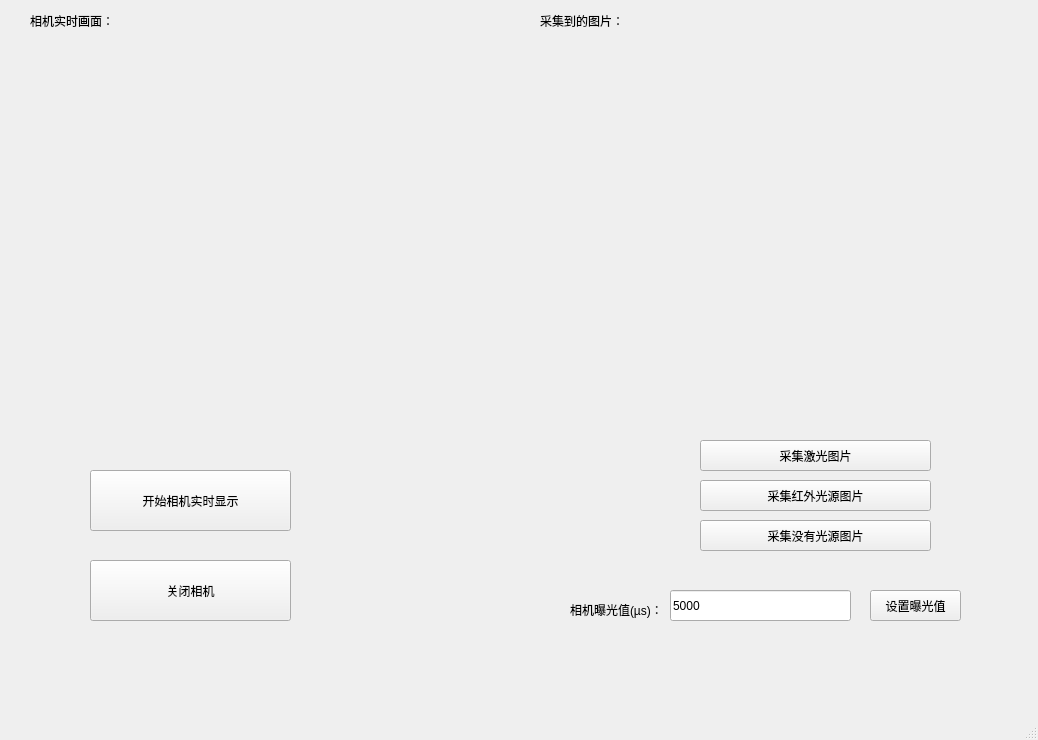
<?xml version="1.0" encoding="UTF-8"?>
<ui version="4.0">
 <class>MainWindow</class>
 <widget class="QMainWindow" name="MainWindow">
  <property name="geometry">
   <rect>
    <x>0</x>
    <y>0</y>
    <width>1038</width>
    <height>740</height>
   </rect>
  </property>
  <property name="windowTitle">
   <string>MainWindow</string>
  </property>
  <widget class="QWidget" name="centralwidget">
   <widget class="QPushButton" name="cam_realtime_btn">
    <property name="geometry">
     <rect>
      <x>90</x>
      <y>470</y>
      <width>201</width>
      <height>61</height>
     </rect>
    </property>
    <property name="text">
     <string>开始相机实时显示</string>
    </property>
   </widget>
   <widget class="QPushButton" name="cam_laser_cap_btn">
    <property name="geometry">
     <rect>
      <x>700</x>
      <y>440</y>
      <width>231</width>
      <height>31</height>
     </rect>
    </property>
    <property name="text">
     <string>采集激光图片</string>
    </property>
   </widget>
   <widget class="QLabel" name="real_time_img_win">
    <property name="geometry">
     <rect>
      <x>20</x>
      <y>50</y>
      <width>480</width>
      <height>360</height>
     </rect>
    </property>
    <property name="text">
     <string/>
    </property>
    <property name="pixmap">
     <pixmap>black.png</pixmap>
    </property>
    <property name="scaledContents">
     <bool>true</bool>
    </property>
   </widget>
   <widget class="QLabel" name="cap_img_win">
    <property name="geometry">
     <rect>
      <x>530</x>
      <y>50</y>
      <width>480</width>
      <height>360</height>
     </rect>
    </property>
    <property name="text">
     <string/>
    </property>
    <property name="pixmap">
     <pixmap>black.png</pixmap>
    </property>
    <property name="scaledContents">
     <bool>true</bool>
    </property>
   </widget>
   <widget class="QLabel" name="label_3">
    <property name="geometry">
     <rect>
      <x>30</x>
      <y>10</y>
      <width>111</width>
      <height>21</height>
     </rect>
    </property>
    <property name="text">
     <string>相机实时画面：</string>
    </property>
   </widget>
   <widget class="QLabel" name="label_4">
    <property name="geometry">
     <rect>
      <x>540</x>
      <y>10</y>
      <width>161</width>
      <height>21</height>
     </rect>
    </property>
    <property name="text">
     <string>采集到的图片：</string>
    </property>
   </widget>
   <widget class="QPushButton" name="stop_btn">
    <property name="geometry">
     <rect>
      <x>90</x>
      <y>560</y>
      <width>201</width>
      <height>61</height>
     </rect>
    </property>
    <property name="text">
     <string>关闭相机</string>
    </property>
   </widget>
   <widget class="QLineEdit" name="exposureLineEdit">
    <property name="geometry">
     <rect>
      <x>670</x>
      <y>590</y>
      <width>181</width>
      <height>31</height>
     </rect>
    </property>
    <property name="text">
     <string>5000</string>
    </property>
   </widget>
   <widget class="QPushButton" name="setExposureButton">
    <property name="geometry">
     <rect>
      <x>870</x>
      <y>590</y>
      <width>91</width>
      <height>31</height>
     </rect>
    </property>
    <property name="text">
     <string>设置曝光值</string>
    </property>
   </widget>
   <widget class="QLabel" name="label">
    <property name="geometry">
     <rect>
      <x>570</x>
      <y>600</y>
      <width>91</width>
      <height>20</height>
     </rect>
    </property>
    <property name="text">
     <string>相机曝光值(µs)：</string>
    </property>
   </widget>
   <widget class="QPushButton" name="cam_inferred_cap_btn_">
    <property name="geometry">
     <rect>
      <x>700</x>
      <y>480</y>
      <width>231</width>
      <height>31</height>
     </rect>
    </property>
    <property name="text">
     <string>采集红外光源图片</string>
    </property>
   </widget>
   <widget class="QPushButton" name="cam_no_light_cap_btn_">
    <property name="geometry">
     <rect>
      <x>700</x>
      <y>520</y>
      <width>231</width>
      <height>31</height>
     </rect>
    </property>
    <property name="text">
     <string>采集没有光源图片</string>
    </property>
   </widget>
  </widget>
  <widget class="QMenuBar" name="menubar">
   <property name="geometry">
    <rect>
     <x>0</x>
     <y>0</y>
     <width>1038</width>
     <height>23</height>
    </rect>
   </property>
  </widget>
  <widget class="QStatusBar" name="statusbar"/>
 </widget>
 <resources/>
 <connections/>
</ui>
